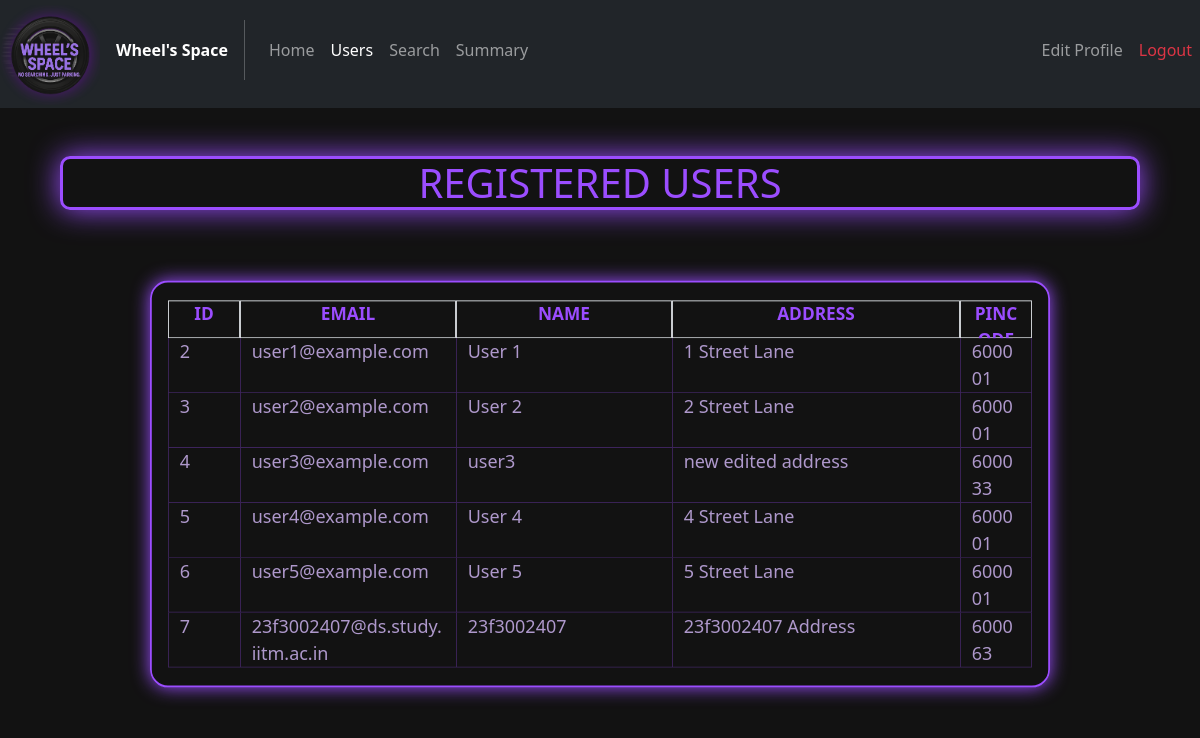
Screenshot of /adminusers with the database file from the repository.
### models/Users.py (models this page shows)
class Users(db.Model):
    __tablename__ = "Users"
    user_id = db.Column(db.Integer, primary_key = True)
    email   = db.Column(db.String(64), unique = True, nullable=False)
    passw   = db.Column(db.String(32), nullable = False)
    name    = db.Column(db.String(64), nullable = False)
    address = db.Column(db.Text, nullable = False)
    pincode = db.Column(db.Integer,nullable = False)
    reserved = db.relationship("Reservations",back_populates = "user")

### controllers/admin_routes.py (the view)
@admin_routes.route("/adminusers")
def adminusers():
    users = Users.query.all()
    return render_template("admin_users.html", all_users = users[1:])

### templates/admin_users.html (shortened to what this page needs)
<!DOCTYPE html>
<html lang="en">
<head>
    <link href="https://cdn.jsdelivr.net/npm/bootstrap@5.2.3/dist/css/bootstrap.min.css" rel="stylesheet">
    <link rel="stylesheet" href="../static/css/General_style.css">
    <link rel="stylesheet" href="../static/css/Admin_style.css">
</head>
<body>
    <nav class="navbar navbar-expand-lg navbar-dark bg-dark my-nav-bar">
        <div class="navbar-brand logo">
            <img src = {{ url_for('static', filename='images/logo.png')}} alt="WHEEL'S SPACE LOGO" id="logo" class="img-fluid mb-5">
        </div>
        <span class="fw-bold text-white">Wheel's Space</span>
        <div class="collapse navbar-collapse" id = "navbarelements">
            <ul class="navbar-nav me-auto">
                <li class="nav-item">
                    <a href="{{url_for("admin_routes.adminhome")}}" class="nav-link my-nav-link">Home</a>
                </li>
                <li class="nav-item">
                    <a href="#" class="nav-link my-nav-link active">Users</a>
                </li>
                <li class="nav-item">
                    <a href="{{url_for("admin_routes.adminsearch")}}" class="nav-link my-nav-link">Search</a>
                </li>
                <li class="nav-item">
                    <a href="{{url_for("admin_routes.adminsummary")}}" class="nav-link my-nav-link">Summary</a>
                </li>
            </ul>
            <ul class="navbar-nav">
                <li class="nav-item">
                    <a href="{{url_for("admin_routes.adminedit")}}" class="nav-link my-nav-link">Edit Profile</a>
                </li>
                <li class="nav-item">
                    <a href="{{url_for('auth_rbac.logout')}}" class="nav-link my-nav-link text-danger">Logout</a>
                </li>
            </ul>
        </div>
    </nav>
    <div class="container-fluid admin-page-box">
        <h1 class="text-center mx-5 my-5 my-title">REGISTERED USERS</h1>
        <div class="container-fluid border user-box">
            <div class="row">
                <div class="col-1 text-break border user-details admin-text" style="height: 2.2em !important; font-weight: bold; font-size: larger;">ID</div>
                <div class="col-3 text-break border user-details admin-text" style="height: 2.2em !important; font-weight: bold; font-size: larger;">EMAIL</div>
                <div class="col-3 text-break border user-details admin-text" style="height: 2.2em !important; font-weight: bold; font-size: larger;">NAME</div>
                <div class="col-4 text-break border user-details admin-text" style="height: 2.2em !important; font-weight: bold; font-size: larger;">ADDRESS</div>
                <div class="col-1 text-break border user-details admin-text" style="height: 2.2em !important; font-weight: bold; font-size: larger;">PINCODE</div>
            </div>
            {% for user in all_users %}
            <div class="row">
                <div class="col-1 text-break user-details border-bottom border-start fs-5" style="border-color: #9b4dff50 !important;">{{user.user_id}}</div>
                <div class="col-3 text-break user-details border-bottom border-start fs-5" style="border-color: #9b4dff50 !important;">{{user.email}}</div>
                <div class="col-3 text-break user-details border-bottom border-start fs-5" style="border-color: #9b4dff50 !important;">{{user.name}}</div>
                <div class="col-4 text-break user-details border-bottom border-start fs-5" style="border-color: #9b4dff50 !important;">{{user.address}}</div>
                <div class="col-1 text-break user-details border-bottom border-start border-end fs-5" style="border-color: #9b4dff50 !important;">{{user.pincode}}</div>
            </div>
            {% endfor %}
        </div>
    </div>
</body>
</html>

### static/css/General_style.css (style rules this page uses)
body { background-color: #121212; }
.logo { max-width: 100px; max-height: 100px; }
.my-nav-bar { padding-top: 0px; }
.my-nav-link { padding: 10px; }
.my-title { border: 3px solid #9b4dff; color: #9b4dff; padding: 0px 10px; box-shadow: 0px 0px 30px 0px; border-radius: 10px; }
.user-box { max-width: 1000px; min-width: 250px; width: 90%; border: 2px solid #9b4dff; border-radius: 10px; overflow: hidden; margin-top: 20px; }

### static/css/Admin_style.css (style rules this page uses)
.admin-page-box { background-color: #121212; align-content: center; }
.user-box { transform: scale(0.9); padding: 20px 30px; box-shadow: 0px 0px 20px 0px #9b4dff; border: 2px solid #9b4dff !important; border-radius: 20px; }
.user-details { background-color: #121212; color: #ae98cb; text-align: left; }
.admin-text { color: #9b4dff; font-weight: bold; text-align: center; }

### rows the page displays
Users: user_id "2", email "user1@example.com", name "User 1", address "1 Street Lane", pincode "600001"
Users: user_id "3", email "user2@example.com", name "User 2", address "2 Street Lane", pincode "600001"
Users: user_id "4", email "user3@example.com", name "user3", address "new edited address", pincode "600033"
Users: user_id "5", email "user4@example.com", name "User 4", address "4 Street Lane", pincode "600001"
Users: user_id "6", email "user5@example.com", name "User 5", address "5 Street Lane", pincode "600001"
Users: user_id "7", email "23f3002407@ds.study.iitm.ac.in", name "23f3002407", address "23f3002407 Address", pincode "600063"
